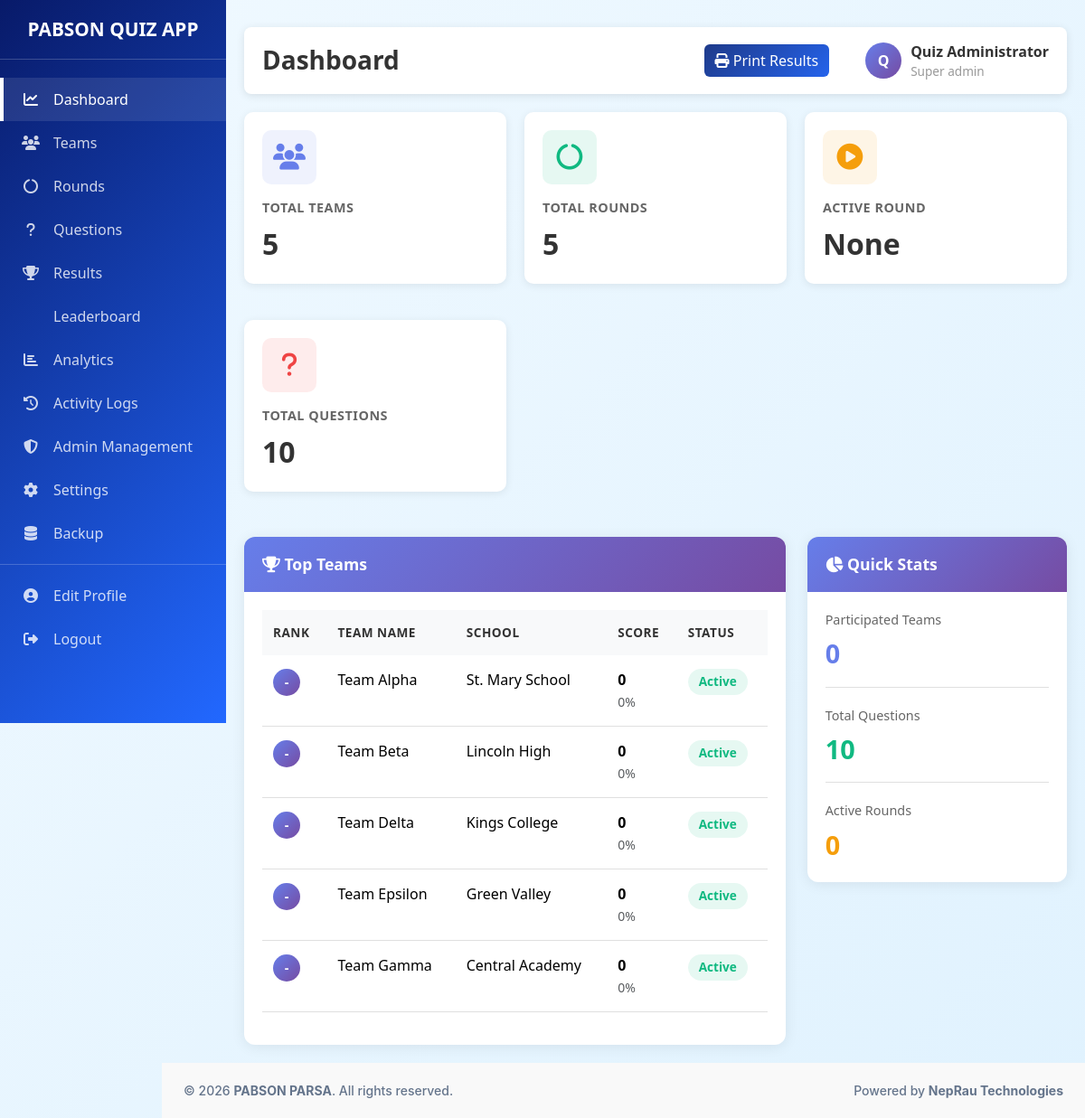
Page /admin/dashboard.php (signed in) on the committed database.
### tables this page shows
CREATE TABLE `teams` (
  `id` INT PRIMARY KEY AUTO_INCREMENT,
  `school_name` VARCHAR(255) NOT NULL,
  `team_name` VARCHAR(255) NOT NULL,
  `leader_name` VARCHAR(150) NOT NULL,
  `username` VARCHAR(100) NOT NULL UNIQUE,
  `email` VARCHAR(150),
  `password` VARCHAR(255) NOT NULL,
  `status` ENUM('active', 'inactive') DEFAULT 'active',
  `created_at` TIMESTAMP DEFAULT CURRENT_TIMESTAMP,
  `updated_at` TIMESTAMP DEFAULT CURRENT_TIMESTAMP ON UPDATE CURRENT_TIMESTAMP,
  INDEX `idx_username` (`username`),
  INDEX `idx_status` (`status`),
  INDEX `idx_school_name` (`school_name`)
);

### includes/Database.php (called while the page is built, shortened)
<?php
class Database
{
    private static $instance = null;
    private $connection;
    private $stmt;
    public static function getInstance()
    {
        if (self::$instance === null) {
            self::$instance = new self();
        }
        return self::$instance;
    }
    private function connect()
    {
        $dsn = 'mysql:host=' . DB_HOST . ';dbname=' . DB_NAME . ';charset=' . DB_CHARSET;
        try {
            $this->connection = new PDO(
                $dsn,
                DB_USER,
                DB_PASS,
                [
                    PDO::ATTR_ERRMODE => PDO::ERRMODE_EXCEPTION,
                    PDO::ATTR_DEFAULT_FETCH_MODE => PDO::FETCH_ASSOC,
                    PDO::ATTR_EMULATE_PREPARES => false,
                ]
            );
        } catch (PDOException $e) {
            Logger::error('Database Connection Error: ' . $e->getMessage());
            die('Database connection failed. Please try again later.');
        }
    }
    public function query($sql, $params = [])
    {
        try {
            $this->stmt = $this->connection->prepare($sql);
            if (!$this->stmt->execute($params)) {
                $errorInfo = $this->stmt->errorInfo();
                throw new Exception('Database error: ' . (isset($errorInfo[2]) ? $errorInfo[2] : 'Unknown error'));
            }
            return $this;
        } catch (PDOException $e) {
            Logger::error('Query Error: ' . $e->getMessage() . ' SQL: ' . $sql);
            throw new Exception('Database query failed: ' . $e->getMessage());
        } catch (Exception $e) {
            Logger::error('Query Error: ' . $e->getMessage());
            throw $e;
        }
    }
    public function single()
    {
        return $this->stmt->fetch();
    }
    public function resultSet()
    {
        return $this->stmt->fetchAll();
    }
}

### includes/Auth.php (called while the page is built, shortened)
<?php
class Auth
{
    public function isAdminLoggedIn()
    {
        return isset($_SESSION['admin_id']) && !empty($_SESSION['admin_id']);
    }
    public function getCurrentAdmin()
    {
        return [
            'id' => $_SESSION['admin_id'],
            'username' => $_SESSION['admin_username'],
            'role' => $_SESSION['admin_role'],
            'name' => $_SESSION['admin_name']
        ];
    }
    public function canManageContent()
    {
        return $this->isAdminLoggedIn() && in_array($_SESSION['admin_role'], ['super_admin', 'quiz_master'], true);
    }
    private function checkSessionTimeout()
    {
        if ($this->isAdminLoggedIn() || $this->isTeamLoggedIn()) {
            $loginTime = $_SESSION['login_time'] ?? time();
        }
    }
}

### includes/Security.php (called while the page is built, shortened)
<?php
class Security
{
    public static function escapeOutput($output)
    {
        return htmlspecialchars($output, ENT_QUOTES, 'UTF-8');
    }
}

### models/Models.php (called while the page is built, shortened)
<?php
class TeamModel
{
    private $db;
    public function __construct()
    {
        $this->db = Database::getInstance();
    }
    public function getActiveCount()
    {
        $this->db->query('SELECT COUNT(*) as count FROM teams WHERE status = ?', ['active']);
        $result = $this->db->single();
        return $result['count'];
    }
}
class RoundModel
{
    private $db;
    public function __construct()
    {
        $this->db = Database::getInstance();
    }
    public function getActiveRound()
    {
        $this->db->query('SELECT * FROM rounds WHERE is_active = ? AND status = ?', [1, 'active']);
        return $this->db->single();
    }
    public function getCount()
    {
        $this->db->query('SELECT COUNT(*) as count FROM rounds');
        $result = $this->db->single();
        return $result['count'];
    }
}

### models/ResultModel.php (called while the page is built, shortened)
<?php
class LeaderboardModel
{
    private $db;
    public function __construct()
    {
        $this->db = Database::getInstance();
    }
    public function getTopTeams($limit = null)
    {
        if ($limit !== null) {
            $this->db->query(
                'SELECT t.id as team_id, t.team_name, t.school_name, COALESCE(or_data.rank, 0) as rank, COALESCE(or_data.total_marks, 0) as total_marks, COALESCE(or_data.percentage, 0) as percentage, COALESCE(or_data.total_correct, 0) as total_correct, COALESCE(or_data.total_wrong, 0) as total_wrong
                FROM teams t
                LEFT JOIN overall_results or_data ON t.id = or_data.team_id
                ORDER BY COALESCE(or_data.total_marks, 0) DESC, t.team_name ASC
                LIMIT ?',
                [$limit]
            );
        }
        return $this->db->resultSet();
    }
    public function getStatistics()
    {
        $this->db->query('SELECT COUNT(*) as count FROM teams WHERE status = ?', ['active']);
        $totalTeams = $this->db->single()['count'];
        $this->db->query('SELECT COUNT(*) as count FROM rounds');
        $totalRounds = $this->db->single()['count'];
        $this->db->query('SELECT COUNT(*) as count FROM questions');
        $totalQuestions = $this->db->single()['count'];
        $this->db->query('SELECT COUNT(DISTINCT team_id) as count FROM round_results WHERE status = ?', ['submitted']);
        $participatedTeams = $this->db->single()['count'];
        return [
            'total_teams' => $totalTeams,
            'total_rounds' => $totalRounds,
            'total_questions' => $totalQuestions,
            'participated_teams' => $participatedTeams
        ];
    }
}

### admin/dashboard.php (the view, shortened to what this page needs)
<?php
require_once MODELS_PATH . '/Models.php';
require_once MODELS_PATH . '/ResultModel.php';
$auth = new Auth();
$admin = $auth->getCurrentAdmin();
$team_model = new TeamModel();
$round_model = new RoundModel();
$leaderboard = new LeaderboardModel();
$stats = [
    'total_teams' => $team_model->getActiveCount(),
    'total_rounds' => $round_model->getCount(),
    'active_round' => $round_model->getActiveRound(),
];
$top_teams = $leaderboard->getTopTeams(10);
$total_stats = $leaderboard->getStatistics();
?>
<!DOCTYPE html>
<html lang="en">
<head>
    <link href="https://cdn.jsdelivr.net/npm/bootstrap@5.3.8/dist/css/bootstrap.min.css" rel="stylesheet">
    <link rel="stylesheet" href="https://cdnjs.cloudflare.com/ajax/libs/font-awesome/6.4.0/css/all.min.css">
    <link rel="stylesheet" href="https://cdn.datatables.net/1.13.6/css/dataTables.bootstrap5.min.css">
    <link rel="stylesheet" href="../assets/css/style.css">
</head>
<body data-page="dashboard">
    <div class="sidebar">
        <div class="sidebar-brand">
            <h2><i class="fas fa-quiz"></i>PABSON QUIZ APP</h2>
        </div>
        <ul class="sidebar-menu list-unstyled">
            <li><a href="dashboard.php" class="active"><i class="fas fa-chart-line"></i> Dashboard</a></li>
            <?php if ($auth->canManageContent()): ?>
                <li><a href="teams.php"><i class="fas fa-users"></i> Teams</a></li>
                <li><a href="rounds.php"><i class="fas fa-circle-notch"></i> Rounds</a></li>
                <li><a href="questions.php"><i class="fas fa-question"></i> Questions</a></li>
            <?php endif; ?>
            <li><a href="results.php"><i class="fas fa-trophy"></i> Results</a></li>
            <li><a href="leaderboard.php"><i class="fas fa-podium"></i> Leaderboard</a></li>
            <li><a href="analytics.php"><i class="fas fa-chart-bar"></i> Analytics</a></li>
            <li><a href="activity-logs.php"><i class="fas fa-history"></i> Activity Logs</a></li>
            <?php if ($admin['role'] === 'super_admin'): ?>
                <li><a href="admins.php"><i class="fas fa-shield-alt"></i> Admin Management</a></li>
            <?php endif; ?>
            <li><a href="settings.php"><i class="fas fa-cog"></i> Settings</a></li>
            <li><a href="backup.php"><i class="fas fa-database"></i> Backup</a></li>
            <li><hr style="opacity: 0.2; margin: 10px 0;"></li>
            <li><a href="profile.php"><i class="fas fa-user-circle"></i> Edit Profile</a></li>
            <li><a href="logout.php"><i class="fas fa-sign-out-alt"></i> Logout</a></li>
        </ul>
    </div>
    <div class="main-content">
        <div class="navbar-top">
            <div class="navbar-top-left">
                <h3>Dashboard</h3>
            </div>
            <div class="navbar-top-right">
                <button class="btn btn-primary" id="btnPrintResults" style="margin-right: 20px;">
                    <i class="fas fa-print"></i> Print Results
                </button>
                <div class="user-info">
                    <div class="user-avatar"><?php echo substr($admin['name'], 0, 1); ?></div>
                    <div>
                        <div style="color: #333; font-weight: 600;"><?php echo Security::escapeOutput($admin['name']); ?></div>
                        <div style="color: #999; font-size: 0.85rem;">
                            <?php echo ucfirst(str_replace('_', ' ', $admin['role'])); ?>
                        </div>
                    </div>
                </div>
            </div>
        </div>
        <div class="dashboard-grid">
            <div class="stat-card primary">
                <div class="stat-card-icon"><i class="fas fa-users"></i></div>
                <div class="stat-card-title">Total Teams</div>
                <div class="stat-card-value"><span id="totalTeamsValue"><?php echo $stats['total_teams']; ?></span></div>
            </div>
            <div class="stat-card success">
                <div class="stat-card-icon"><i class="fas fa-circle-notch"></i></div>
                <div class="stat-card-title">Total Rounds</div>
                <div class="stat-card-value"><span id="totalRoundsValue"><?php echo $stats['total_rounds']; ?></span></div>
            </div>
            <div class="stat-card warning">
                <div class="stat-card-icon"><i class="fas fa-play-circle"></i></div>
                <div class="stat-card-title">Active Round</div>
                <div class="stat-card-value"><span id="activeRoundValue"><?php echo $stats['active_round'] ? Security::escapeOutput($stats['active_round']['name']) : 'None'; ?></span></div>
            </div>
            <div class="stat-card danger">
                <div class="stat-card-icon"><i class="fas fa-question"></i></div>
                <div class="stat-card-title">Total Questions</div>
                <div class="stat-card-value"><span id="totalQuestionsValue"><?php echo $total_stats['total_questions']; ?></span></div>
            </div>
        </div>
        <div class="row">
            <div class="col-lg-8">
                <div class="card-modern">
                    <div class="card-modern-header">
                        <h5><i class="fas fa-trophy"></i> Top Teams</h5>
                    </div>
                    <div class="card-modern-body">
                        <table class="table table-modern table-hover">
                            <thead>
                                <tr>
                                    <th>Rank</th>
                                    <th>Team Name</th>
                                    <th>School</th>
                                    <th>Score</th>
                                    <th>Status</th>
                                </tr>
                            </thead>
                            <tbody id="topTeamsBody">
                                <?php foreach ($top_teams as $team): ?>
                                    <tr>
                                        <td>
                                            <div class="badge-rank"><?php echo $team['rank'] ? Security::escapeOutput($team['rank']) : '-'; ?></div>
                                        </td>
                                        <td><?php echo Security::escapeOutput($team['team_name']); ?></td>
                                        <td><?php echo Security::escapeOutput($team['school_name']); ?></td>
                                        <td>
                                            <strong><?php echo $team['total_marks']; ?></strong>
                                            <br>
                                            <small class="text-muted"><?php echo round($team['percentage'], 2); ?>%</small>
                                        </td>
                                        <td>
                                            <span class="badge-status active">Active</span>
                                        </td>
                                    </tr>
                                <?php endforeach; ?>
                            </tbody>
                        </table>
                    </div>
                </div>
            </div>
            <div class="col-lg-4">
                <div class="card-modern">
                    <div class="card-modern-header">
                        <h5><i class="fas fa-chart-pie"></i> Quick Stats</h5>
                    </div>
                    <div class="card-modern-body">
                        <div style="margin-bottom: 20px; padding-bottom: 15px; border-bottom: 1px solid #e0e0e0;">
                            <div style="color: #666; font-size: 0.9rem; margin-bottom: 5px;">Participated Teams</div>
                            <div style="font-size: 1.8rem; font-weight: 700; color: #667eea;">
                                <?php echo $total_stats['participated_teams']; ?>
                            </div>
                        </div>
                        <div style="margin-bottom: 20px; padding-bottom: 15px; border-bottom: 1px solid #e0e0e0;">
                            <div style="color: #666; font-size: 0.9rem; margin-bottom: 5px;">Total Questions</div>
                            <div style="font-size: 1.8rem; font-weight: 700; color: #10b981;">
                                <?php echo $total_stats['total_questions']; ?>
                            </div>
                        </div>
                        <div>
                            <div style="color: #666; font-size: 0.9rem; margin-bottom: 5px;">Active Rounds</div>
                            <div style="font-size: 1.8rem; font-weight: 700; color: #f59e0b;">
                                <?php echo $stats['active_round'] ? '1' : '0'; ?>
                            </div>
                        </div>
                    </div>
                </div>
            </div>
        </div>
    </div>
<?php include_once '../includes/footer.php'; ?>
</body>
</html>

### rows in the picture
teams: team_name "Team Alpha", school_name "St. Mary School", total_marks "0", percentage "0"
teams: team_name "Team Beta", school_name "Lincoln High", total_marks "0", percentage "0"
teams: team_name "Team Delta", school_name "Kings College", total_marks "0", percentage "0"
teams: team_name "Team Epsilon", school_name "Green Valley", total_marks "0", percentage "0"
teams: team_name "Team Gamma", school_name "Central Academy", total_marks "0", percentage "0"

### other values in the picture
substr($admin['name'], 0, 1) "Q"
Security::escapeOutput($admin['name']) "Quiz Administrator"
str_replace('_', ' ', $admin['role']) "Super admin"
$stats['total_teams'] "5"
$stats['total_rounds'] "5"
$total_stats['total_questions'] "10"
$total_stats['participated_teams'] "0"
